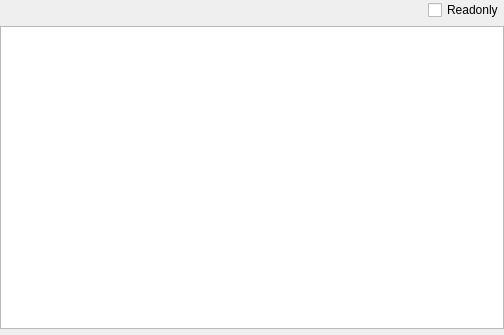
<?xml version="1.0" encoding="UTF-8"?>
<ui version="4.0">
 <class>SectionHeaderWidget</class>
 <widget class="QWidget" name="SectionHeaderWidget">
  <property name="geometry">
   <rect>
    <x>0</x>
    <y>0</y>
    <width>504</width>
    <height>335</height>
   </rect>
  </property>
  <property name="windowTitle">
   <string>Form</string>
  </property>
  <layout class="QVBoxLayout" name="verticalLayout">
   <property name="leftMargin">
    <number>0</number>
   </property>
   <property name="topMargin">
    <number>0</number>
   </property>
   <property name="rightMargin">
    <number>0</number>
   </property>
   <property name="bottomMargin">
    <number>0</number>
   </property>
   <item>
    <layout class="QHBoxLayout" name="horizontalLayout">
     <property name="sizeConstraint">
      <enum>QLayout::SetDefaultConstraint</enum>
     </property>
     <item>
      <spacer name="horizontalSpacer">
       <property name="orientation">
        <enum>Qt::Horizontal</enum>
       </property>
       <property name="sizeHint" stdset="0">
        <size>
         <width>40</width>
         <height>20</height>
        </size>
       </property>
      </spacer>
     </item>
     <item>
      <widget class="QCheckBox" name="checkBoxReadonly">
       <property name="text">
        <string>Readonly</string>
       </property>
      </widget>
     </item>
    </layout>
   </item>
   <item>
    <widget class="QTableWidget" name="tableWidget_Section">
     <property name="contextMenuPolicy">
      <enum>Qt::CustomContextMenu</enum>
     </property>
     <property name="editTriggers">
      <set>QAbstractItemView::NoEditTriggers</set>
     </property>
     <property name="selectionMode">
      <enum>QAbstractItemView::SingleSelection</enum>
     </property>
     <property name="selectionBehavior">
      <enum>QAbstractItemView::SelectRows</enum>
     </property>
     <attribute name="horizontalHeaderVisible">
      <bool>false</bool>
     </attribute>
     <attribute name="verticalHeaderVisible">
      <bool>false</bool>
     </attribute>
     <attribute name="verticalHeaderDefaultSectionSize">
      <number>21</number>
     </attribute>
    </widget>
   </item>
   <item>
    <widget class="ToolsWidget" name="widgetHex_Section" native="true">
     <property name="maximumSize">
      <size>
       <width>16777215</width>
       <height>200</height>
      </size>
     </property>
    </widget>
   </item>
  </layout>
 </widget>
 <customwidgets>
  <customwidget>
   <class>ToolsWidget</class>
   <extends>QWidget</extends>
   <header>toolswidget.h</header>
   <container>1</container>
  </customwidget>
 </customwidgets>
 <resources/>
 <connections/>
</ui>
